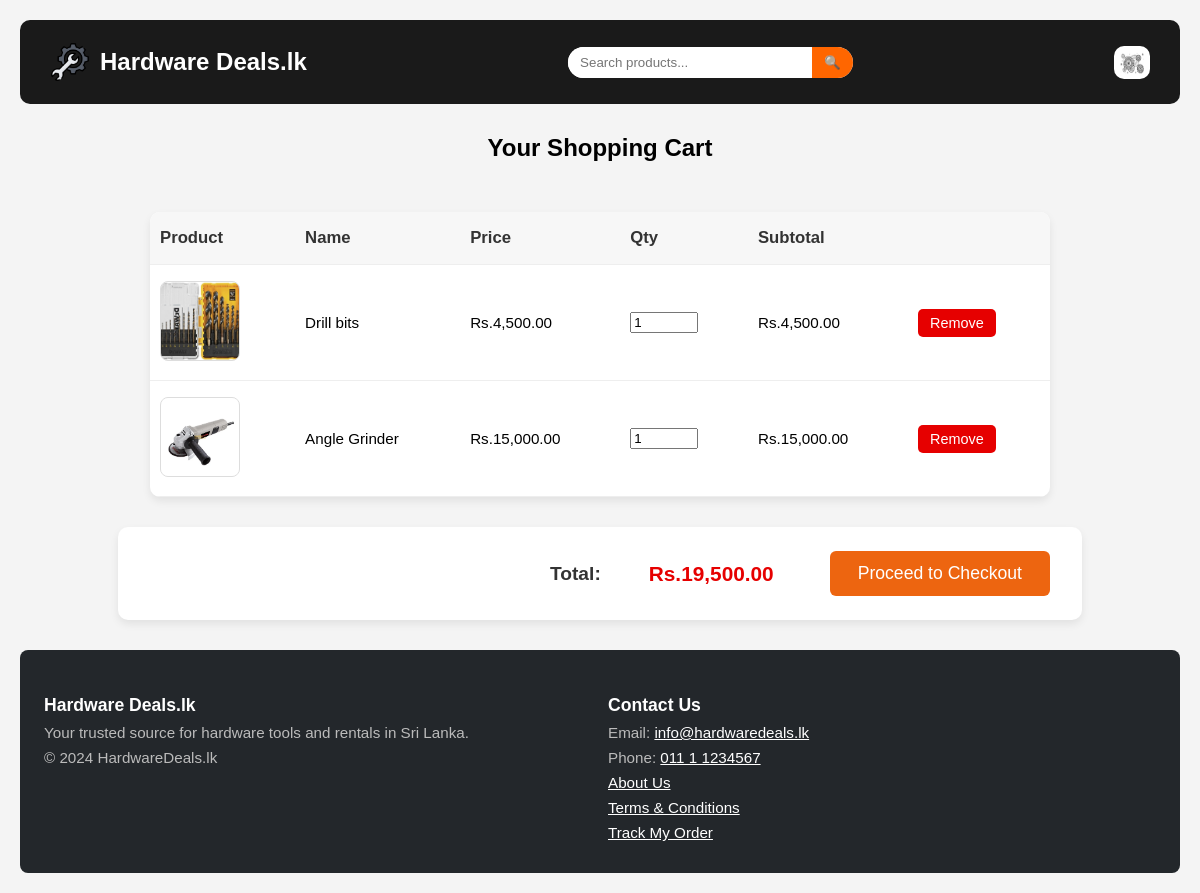
The page /cart.php (signed in) on the database its author committed.
### tables this page shows
CREATE TABLE IF NOT EXISTS `users` (
  `uEmail` varchar(100) NOT NULL,
  `name` varchar(100) NOT NULL,
  `password` varchar(100) NOT NULL,
  `address` varchar(200) NOT NULL,
  `contact` int NOT NULL,
  `profilePic` varchar(500) NOT NULL,
  `isSeller` tinyint(1) NOT NULL,
  `ordersCompleted` int NOT NULL,
  PRIMARY KEY (`uEmail`)
);

CREATE TABLE IF NOT EXISTS `cart` (
  `uEmail` varchar(100) NOT NULL,
  `productID` int NOT NULL,
  `qty` int NOT NULL,
  PRIMARY KEY (`productID`,`uEmail`)
);

CREATE TABLE IF NOT EXISTS `products` (
  `productID` int NOT NULL AUTO_INCREMENT,
  `imgURL` varchar(100) NOT NULL,
  `offTagDescription` varchar(20) DEFAULT NULL,
  `oldPrice` double DEFAULT NULL,
  `newPrice` double DEFAULT NULL,
  `title` varchar(100) NOT NULL,
  `description` varchar(500) NOT NULL,
  `soldByStoreID` int NOT NULL,
  `reviewCount` int DEFAULT NULL,
  `rating` float DEFAULT NULL,
  `deliveryAvailable` tinyint(1) NOT NULL DEFAULT '1',
  `callToAction` int DEFAULT NULL,
  `pickup` tinyint(1) NOT NULL DEFAULT '1',
  `inStock` tinyint(1) NOT NULL DEFAULT '1',
  `forRent` tinyint(1) NOT NULL DEFAULT '0',
  `wholesale` tinyint(1) NOT NULL DEFAULT '1',
  `searchTags` varchar(500) DEFAULT NULL,
  `categoryID` int NOT NULL,
  `buyerCount` int NOT NULL DEFAULT '0',
  `stockQty` int DEFAULT NULL,
  PRIMARY KEY (`productID`)
);

### cart.php (the view, shortened to what this page needs)
<?php
if (!isset($_SESSION["userName"])) {
    header("Location: login.html");
    exit;
} else {
    $username = $_SESSION["userName"];
    $con = mysqli_connect("localhost", "root", "", "hardwaredeals");
    $stmt = mysqli_prepare($con, "SELECT uEmail, `name`, address, contact, profilePic FROM users WHERE uEmail = ? OR `name` = ? LIMIT 1");
    mysqli_stmt_bind_param($stmt, "ss", $username, $username);
    mysqli_stmt_execute($stmt);
    $result = mysqli_stmt_get_result($stmt);
    if ($result && mysqli_num_rows($result) > 0) {
        $user = mysqli_fetch_assoc($result);
    }
}
$profilePic = (!empty($user) && !empty($user['profilePic'])) ? $user['profilePic'] : 'profile-placeholder.png';
$uEmail = $_SESSION["userName"];
$sql = "SELECT c.qty, p.productID, p.imgURL, p.title, p.newPrice
        FROM cart c
        JOIN products p ON c.productID = p.productID
        WHERE c.uEmail = '" . mysqli_real_escape_string($con, $uEmail) . "'";
$result = mysqli_query($con, $sql);
$total = 0;
$cartRows = [];
if ($result && mysqli_num_rows($result) > 0) {
    while ($row = mysqli_fetch_assoc($result)) {
        $row['subtotal'] = floatval($row['newPrice']) * intval($row['qty']);
        $total += $row['subtotal'];
        $cartRows[] = $row;
    }
}
?>
<!DOCTYPE html>
<html lang="en">
<head>
    <link rel="stylesheet" href="style.css">
</head>
<body>
    <header class="title-header-thing">
        <div class="logo-title">
            <img src="logo.png" alt="Logo" class="logo">
            <h1 class="title" onclick="window.location.href='index.php'">Hardware Deals.lk</h1>
        </div>
        <div class="search-box">
            <input type="text" placeholder="Search products...">
            <button type="submit">🔍</button>
        </div>
        <div class="cart">
            <button>
            <img src="<?php echo htmlspecialchars($profilePic); ?>" alt="Profile" style="width:24px; height:24px;" onclick="window.location.href='viewProfile.php'">
            </button>
        </div>
    </header>
    <h2 style="text-align:center; margin-top:30px;">Your Shopping Cart</h2>
    <div style="overflow-x:auto;">
        <table class="cart-table" style="white-space: nowrap; width:100%;">
            <thead>
                <tr>
                    <th>Product</th>
                    <th>Name</th>
                    <th>Price</th>
                    <th>Qty</th>
                    <th>Subtotal</th>
                    <th></th>
                </tr>
            </thead>
            <tbody>
                <?php if (empty($cartRows)): ?>
                    <tr>
                        <td colspan="6" style="text-align:center; color:#666; padding:20px;">Your cart is empty.</td>
                    </tr>
                <?php else: ?>
                    <?php foreach ($cartRows as $r): ?>
                        <tr data-productid="<?php echo htmlspecialchars($r['productID']); ?>">
                            <td><img src="<?php echo htmlspecialchars($r['imgURL']); ?>" alt="<?php echo htmlspecialchars($r['title']); ?>"></td>
                            <td><?php echo htmlspecialchars($r['title']); ?></td>
                            <td class="unit-price">Rs.<?php echo number_format((float)$r['newPrice'], 2); ?></td>
                            <td>
                                <form method="post" action="<?php echo $_SERVER['PHP_SELF']; ?>" class="qty-form">
                                    <input type="number" name="qty-input" class="qty-input" value="<?php echo intval($r['qty']); ?>" min="1" onchange="this.form.submit()" style="width:60px;">
                                </form>
                            </td>
                            <td class="row-subtotal">Rs.<?php echo number_format($r['subtotal'], 2); ?></td>
                            <td>
                                <form method="post" action="<?php echo $_SERVER['PHP_SELF']; ?>" style="display:inline;">
                                    <button type="submit" class="remove-btn">Remove</button>
                                </form>
                            </td>
                        </tr>
                    <?php endforeach; ?>
                <?php endif; ?>
            </tbody>
        </table>
    </div>
    <div class="cart-summary">
        <span class="total-label" style="font-weight:600; margin-right:8px;">Total:</span>
        <span class="total-value" style="font-weight:600;">Rs.<?php echo number_format($total, 2); ?></span>
        <form method="post" action="checkout.php">
            <button class="checkout-btn" style="margin-left:16px;" type="submit">Proceed to Checkout</button>
        </form>
    </div>
    <footer class="footer">
        <div class="footer-inside">
            <div class="footr2">
                <h3>Hardware Deals.lk</h3>
                <p>Your trusted source for hardware tools and rentals in Sri Lanka.</p>
                <p>&copy; 2024 HardwareDeals.lk</p>
            </div>
            <div class="footr2">
                <h3>Contact Us</h3>
                <p>Email: <a href="mailto:info@hardwaredeals.lk">info@hardwaredeals.lk</a></p>
                <p>Phone: <a href="tel:+94111234567">011 1 1234567</a></p>
                <p><a href="about.html">About Us</a></p>
                <p><a href="terms.html">Terms & Conditions</a></p>
                <p><a href="trackorder.html">Track My Order</a></p>
            </div>
        </div>
    </footer>
</body>
</html>

### style.css (style rules this page uses)
body { font-family: Arial, sans-serif; background: #f4f4f4; margin: 0; padding: 20px; box-sizing: border-box; }
h3 { margin: 5px 0 0px 0; }
.title-header-thing { box-sizing: border-box; display: flex; justify-content: space-between; border-radius: 10px; align-items: center; padding: 12px 30px; background: #1a1a1a; color: white; margin-bottom: 10px; }
.logo-title { display: flex; align-items: center; gap: 10px; }
.logo { width: 40px; height: 40px; object-fit: contain; }
.title { font-size: 1.5rem; font-weight: bold; }
.search-box { display: flex; align-items: center; background: white; border-radius: 20px; overflow: hidden; }
.search-box input { border: none; padding: 8px 12px; outline: 0px; width: 220px; }
.search-box button { border: none; background: #ff6600; color: white; padding: 8px 12px; cursor: pointer; transition: background 0.3s; }
.cart button { background: white; border: none; border-radius: 10px; padding-top: 5px; cursor: pointer; }
.cart img { width: 32px; height: 18px; outline: 1PX; outline-color: #1a1a1a; }
.footer { background:#23272b; color:#fff; padding:32px 0 16px 0; text-align:center; border-radius: 8px; }
.footer-inside { max-width:1200px; margin:0 auto; display:flex; flex-wrap:wrap; padding: 8px; margin-left: 16px; justify-content:space-between; align-items:flex-start; }
.footr2 { flex:1; min-width:200px; text-align:left; }
.footr2 h3 { margin-bottom:8px; font-size:1.1em; }
.footr2 p { margin:0 0 8px 0; font-size:0.95em; color:#bbb; }
.footr2 a { color:#fff; text-decoration:underline; }
.cart-table { width: 100%; border-collapse: collapse; background: #fff; border-radius: 10px; box-shadow: 0 4px 8px rgba(0,0,0,0.08); margin: 30px auto; max-width: 900px; overflow: hidden; box-sizing: border-box; }
.cart-table th, .cart-table td { padding: 16px 10px; text-align: left; border-bottom: 1px solid #eee; box-sizing: border-box; }
.cart-table th { background: #f7f7f7; font-size: 1.1em; color: #333; box-sizing: border-box; }
.cart-table img { width: 60px; height: 60px; object-fit: cover; border-radius: 8px; border: 1px solid #ddd; background: #eee; box-sizing: border-box; }
.cart-table .remove-btn { background: #e60000; color: #fff; border: none; border-radius: 5px; padding: 6px 12px; cursor: pointer; font-size: 0.95em; transition: background 0.2s; box-sizing: border-box; }
.cart-summary { max-width: 900px; margin: 0 auto 30px auto; background: #fff; border-radius: 10px; box-shadow: 0 4px 8px rgba(0,0,0,0.08); padding: 24px 32px; display: flex; justify-content: flex-end; align-items: center; gap: 40px; }
.cart-summary .total-label { font-size: 1.2em; font-weight: bold; color: #333; }
.cart-summary .total-value { font-size: 1.3em; color: #e60000; font-weight: bold; }
.checkout-btn { background: #ed6510; color: #fff; border: none; border-radius: 6px; padding: 12px 28px; font-size: 1.1em; cursor: pointer; transition: background 0.2s; }
@media (min-width: 1100px) { .cart-table { width: 100%; font-size: 0.95em; } }

### cart.php (style rules this page uses)
.cart-table img { width: 80px; height: 80px; object-fit: cover; }

### rows shown on the page
users: profilePic (picture)
cart: productID.imgURL (picture), productID.title "Drill bits", productID.newPrice "4,500.00", qty-input "1"
cart: productID.imgURL (picture), productID.title "Angle Grinder", productID.newPrice "15,000.00", qty-input "1"

### other values the page prints
$total "19,500.00"
